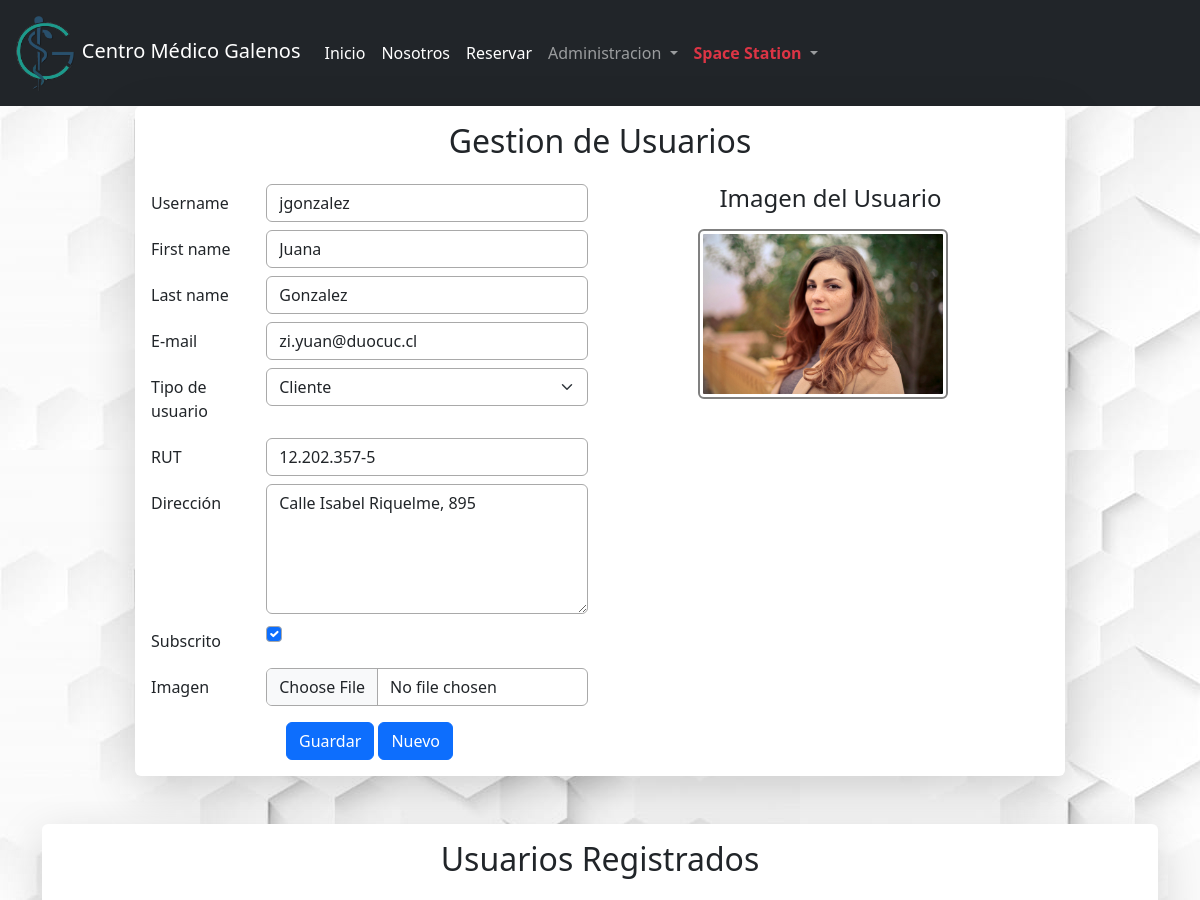
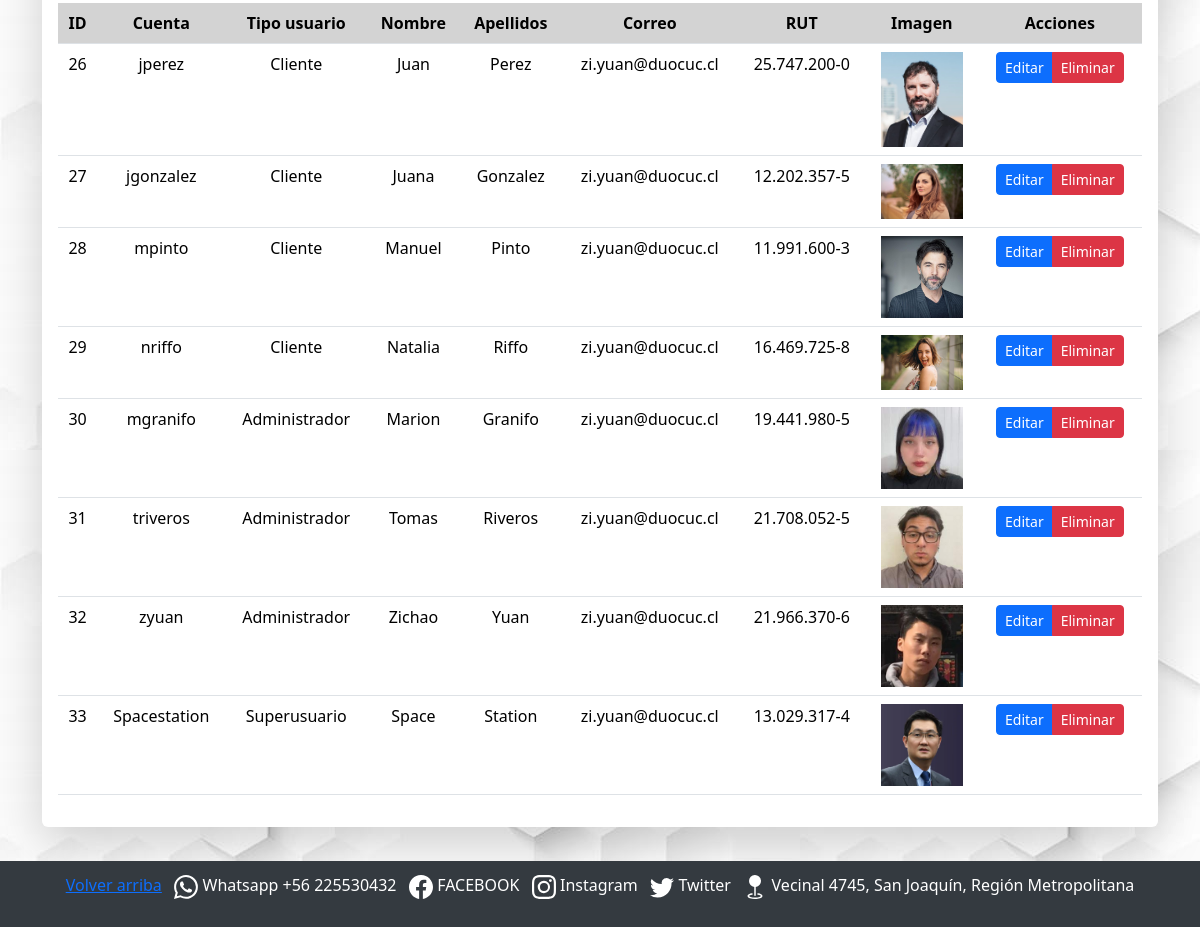
The app's page /usuarios/actualizar/27 (signed in) with its own data (2 pictures, top to bottom).
### core/models.py (models this page shows, shortened)
class Perfil(models.Model):
    USUARIO_CHOICES = [
        ('Cliente', 'Cliente'),
        ('Medico', 'Medico'),
        ('Administrador', 'Administrador'),
        ('Superusuario', 'Superusuario'),
    ]
    usuario = models.OneToOneField(User, on_delete=models.CASCADE)
    tipo_usuario = models.CharField(
        choices=USUARIO_CHOICES,
        max_length=50,
        blank=False,
        null=False,
        verbose_name='Tipo de usuario'
    )
    rut = models.CharField(max_length=15, blank=False, null=False, verbose_name='RUT')
    direccion = models.CharField(max_length=800, blank=False, null=False, verbose_name='Dirección')
    subscrito = models.BooleanField(default=False)
    imagen = models.ImageField(upload_to='perfiles/', blank=False, null=False, verbose_name='Imagen')
    class Meta:
        db_table = 'Perfil'
        verbose_name = "Perfil de usuario"
        verbose_name_plural = "Perfiles de usuarios"
        ordering = ['tipo_usuario']

### core/views.py (the view, shortened to what this page needs)
# urls.py: path('usuarios/<accion>/<id>', usuarios, name='usuarios'),
@user_passes_test(es_personal_autenticado_y_activo)
def usuarios(request, accion, id):
    usuario = User.objects.get(id=id) if int(id) > 0 else None
    perfil = usuario.perfil if usuario else None
    if request.method == 'GET':
        if accion == 'eliminar':
            eliminado, mensaje = eliminar_registro(User, id)
            messages.success(request, mensaje)
            return redirect(usuarios, 'crear', '0')
        else:
            form_usuario = UsuarioForm(instance=usuario)
            form_perfil = PerfilForm(instance=perfil)
    context = {
        'form_usuario': form_usuario,
        'form_perfil': form_perfil,
        'usuarios': User.objects.all(),
    }
    return render(request, 'core/usuarios.html', context)

### core/forms.py
class UsuarioForm(ModelForm):
   class Meta:
        model = User
        fields = ('username', 'first_name', 'last_name', 'email')
        labels = {
            'email': 'E-mail',
        }

class PerfilForm(ModelForm):
    class Meta:
        model = Perfil
        fields = ('tipo_usuario', 'rut', 'direccion', 'subscrito', 'imagen')
        widgets = {
            'direccion': forms.Textarea(attrs={'rows': 2}),
            'imagen': forms.FileInput(attrs={'style': 'displaynone;'}),
        }

### core/context_processors.py (called while the page is built, shortened)
def obtener_datos_usuario(request):
    first_name = ''
    last_name = ''
    if request.user.is_authenticated:
        usuario = User.objects.get(pk=request.user.pk)
        first_name = usuario.first_name
        last_name = usuario.last_name
    return first_name, last_name

def get_and_clean_session_variable(request, name):
    value = ''
    if name in request.session:
        value = request.session.get(name)
        request.session[name] = ''
    return value

def obtener_mensajes(request):
    html_messages = ''
    tipo_mensajes = []
    lista_mensajes = list(messages.get_messages(request))
    html_form_errors = get_and_clean_session_variable(request, 'backend_html_form_errors')
    titulo = html_form_errors != '' or len(lista_mensajes) > 1
    mensajes = SafeString(html_messages + html_form_errors)
    tipo_mensaje = ''
    if html_form_errors != '' or 'error' in tipo_mensajes:
        tipo_mensaje = 'error'
    elif 'success' in tipo_mensajes:
        tipo_mensaje = 'success'
    elif 'info' in tipo_mensajes:
        tipo_mensaje = 'info'
    return mensajes, tipo_mensaje

def global_render(request):
    first_name, last_name = obtener_datos_usuario(request)
    mensajes, tipo_mensaje = obtener_mensajes(request)
    return {
        'first_name': first_name,
        'last_name': last_name,
        'backend_messages': mensajes,
        'backend_message_type': tipo_mensaje,
    }

### core/templatetags/custom_filters.py (called while the page is built)
@register.filter(is_safe=True)
def as_bootstrap_form(form, args=''):
    form_html = ''
    for field in form:
        form_html += as_bootstrap_field(field, args)
    return SafeString(form_html)

### core/views.py (called while the page is built)
def es_personal_autenticado_y_activo(user):
    return (user.is_staff or user.is_superuser) and user.is_authenticated and user.is_active

### core/templates/core/usuarios.html (shortened to what this page needs)
{% extends 'core/base.html' %}
{% load static %}
{% load custom_filters %}
{% block content %}
<div class="container">
  <div class="col-12 col-md-12 col-lg-10 mx-auto">
    <div class="card border-0 shadow-lg">
      <div class="card-body">
        <h2 class="card-title text-center mb-4">Gestion de Usuarios</h2>
        <form id="form-usuarios" method="POST" enctype="multipart/form-data">
          <div class="row">
            <div class="col-md-6">
              <div class="mb-3">
                {{ form_usuario|as_bootstrap_form }}
                {{ form_perfil|as_bootstrap_form }}
              </div>
              <div class="text-center">
                <button type="submit" class="btn btn-primary btn-md">Guardar</button>
                <a href="{% url 'usuarios' 'crear' '0' %}" class="btn btn-primary btn-md">Nuevo</a>
              </div>
            </div>
            <div class="col-md-6">
              <div class="mb-3 text-center">
                <h4 class="mb-3">Imagen del Usuario</h4>
                {% if form_perfil.imagen.value %}
                  <img id="cuadro-imagen" src="/media/{{ form_perfil.imagen.value }}" class="img-thumbnail me-3" style="max-width: 250px; height: auto; object-fit: cover;">
                {% else %}
                  <img id="cuadro-imagen" src="{% static 'core/img/sin-imagen.png' %}" class="img-thumbnail me-3" style="max-width: 250px; height: auto; object-fit: cover;">
                {% endif %}
              </div>
            </div>
          </div>
        </form>
      </div>
    </div>
  </div>
</div>
<div class="container mt-5">
  <div class="row justify-content-center">
    <div class="col-12">
      <div class="card border-0 shadow-lg card-usuarios-registrados">
        <div class="card-body">
          <h2 class="text-center mb-4">Usuarios Registrados</h2>
          <div class="table-responsive">
            <table id="tabla-principal" class="table table-hover text-center">
              <thead>
                <tr>
                  <th>ID</th>
                  <th>Cuenta</th>
                  <th>Tipo usuario</th>
                  <th>Nombre</th>
                  <th>Apellidos</th>
                  <th>Correo</th>
                  <th>RUT</th>
                  <th>Imagen</th>
                  <th>Acciones</th>
                </tr>
              </thead>
              <tbody>
                {% for usuario in usuarios %}
                <tr>
                  <td>{{usuario.id}}</td>
                  <td>{{usuario.username }}</td>
                  <td>{{usuario.perfil.tipo_usuario}}</td>
                  <td>{{usuario.first_name}}</td>
                  <td>{{usuario.last_name }}</td>
                  <td>{{usuario.email }}</td>
                  <td>{{usuario.perfil.rut}}</td>
                  <td>
                    {% if usuario.perfil.imagen %}
                      <img src="/media/{{ usuario.perfil.imagen }}" class="usuario-sm img-fluid" style="max-width: 100px;" alt="">
                    {% else %}
                      <img src="{% static 'core/img/sin-imagen.png' %}" class="usuario-sm img-fluid" style="max-width: 100px;" alt="Sin imagen">
                    {% endif %}
                  </td>
                  <td>
                    <div class="btn-group">
                      <a href="{% url 'usuarios' 'actualizar' usuario.id %}" class="btn btn-primary btn-sm">Editar</a>
                      <a href="{% url 'usuarios' 'eliminar' usuario.id %}" class="btn btn-danger btn-sm">Eliminar</a>
                    </div>
                  </td>
                </tr>
                {% endfor %}
              </tbody>
            </table>
          </div>
        </div>
      </div>
    </div>
  </div>
</div>
{% endblock content %}
{% block script %}
<link rel="stylesheet" href="{% static 'core/css/nosotros.css' %}">
{% endblock script %}

### core/templates/core/base.html (shortened to what this page needs)
{% load static %}
<!DOCTYPE html>
<html lang="es">
<head>
    <link rel="stylesheet" href="https://cdnjs.cloudflare.com/ajax/libs/font-awesome/6.5.2/css/all.min.css"
 />
    <link type="text/css" rel="stylesheet" href="https://cdn.jsdelivr.net/npm/bootstrap@5.3.0/dist/css/bootstrap.min.css" />
    <link type="text/css" rel="stylesheet" href="https://cdn.datatables.net/1.13.4/css/dataTables.bootstrap5.min.css" />
    <link type="text/css" rel="stylesheet" href="https://cdnjs.cloudflare.com/ajax/libs/animate.css/4.1.1/animate.min.css" />
    <link type="text/css" rel="stylesheet" href="{% static 'core/css/style.css' %}">
    <link type="text/css" rel="stylesheet" href="{% static 'core/css/page-layout.css' %}">
    <link rel="stylesheet" href="{% static 'core/css/base.css' %}">
    <link
      href="https://cdn.jsdelivr.net/npm/bootstrap@5.3.3/dist/css/bootstrap.min.css"
      rel="stylesheet"
/>
</head>
<body class="main-body">
  <header id="header">
    <nav class="navbar navbar-expand-lg navbar-dark bg-dark">
      <div class="container-fluid">
        <a class="navbar-brand" href="{% url 'inicio' %}">
            <img class="logo" src="{% static 'core/img/galenos.png' %}" style="height: 80px" alt="" /> Centro Médico Galenos
          </a>
        <div class="collapse navbar-collapse" id="navbarSupportedContent">
          <ul class="navbar-nav me-auto mb-2 mb-lg-0">
            <li class="nav-item">
              <a class="nav-link active" aria-current="page" href="{% url 'inicio' %}"> Inicio </a>
            </li>
            <li class="nav-item">
              <a class="nav-link active" aria-current="page" href="{% url 'nosotros' %}"> Nosotros </a>
            </li>
            <li class="nav-item">
              <a class="nav-link active" aria-current="page" href="{% url 'reservar_cita' %}"> Reservar </a>
            </li>
            {% if user.is_authenticated and user.is_staff and user.is_active or user.is_authenticated and user.is_superuser and user.is_active %}
              <li class="nav-item dropdown">
                <a class="nav-link dropdown-toggle" href="#" role="button" data-bs-toggle="dropdown"
                    aria-expanded="false">
                  Administracion
                </a>
              </li>
            {% endif %}
            {% if user.is_authenticated %}
              <li class="nav-item dropdown">
                <a class="nav-link dropdown-toggle" href="#" role="button" data-bs-toggle="dropdown"
                    aria-expanded="false" href="{% url 'ingresar' %}">
                  {% if user.is_superuser %}
                    <span class="text-danger fw-bold">
                  {% elif user.is_staff %}
                    <span class="text-success fw-bold">
                  {% else %}
                    <span>
                  {% endif %}
                    {{ first_name }} {{ last_name }}
                  </span>
                </a>
                  {% endif %}
              </li>
          </ul>
        </div>
      </div>
    </nav>
  <div class="content m-0 pagelayout-2">
    {% block content %}
    {% endblock content %}
  </div>
  <footer>
    <div>
      <p>
        <a href="#">Volver arriba</a>
        Whatsapp +56 225530432
        &nbsp;
        FACEBOOK
        &nbsp;
        Instagram
        &nbsp;
        Twitter
        &nbsp;
        Vecinal 4745, San Joaquín, Región Metropolitana
      </p>
    </div>
  </footer>
    {% block script %}
    {% endblock script %}
</body>
</html>

### core/static/core/css/style.css (style rules this page uses)
th { vertical-align: top; background-color: lightgray !important; }
input, textarea, select { border-color: darkgray !important; }
body { position: relative; padding-bottom: 100px; }

### core/static/core/css/base.css (style rules this page uses)
.usuario-sm { width: 82px; height: 70px; }
#cuadro-imagen { max-width: 236px; max-height: 199px; padding: 3px; border: 2px solid gray; }
#id_direccion { height: 130px; }
footer { width: 100%; background-color: #343a40; color: white; text-align: center; padding: 1%; position: fixed; bottom: 0; left: 0; }
footer svg { width: 1.5em; height: 1.5em; vertical-align: middle; margin: 0 0px; }
.content { margin-bottom: 10px; }

### core/static/core/css/nosotros.css (style rules this page uses)
body { background-image: url('/static/core/img/nosotros.jpg'); }

### records on screen
Perfil: tipo_usuario "Cliente", rut "12.202.357-5", direccion "Calle Isabel Riquelme, 895", subscrito "☑", imagen.value (picture)

### other values on screen
{{ first_name }} "Space"
{{ last_name }} "Station"
{{ usuario.id }} "26"
{{ usuario.username }} "jperez"
{{ usuario.perfil.tipo_usuario }} "Cliente"
{{ usuario.first_name }} "Juan"
{{ usuario.last_name }} "Perez"
{{ usuario.email }} "zi.yuan@duocuc.cl"
{{ usuario.perfil.rut }} "25.747.200-0"
{{ usuario.id }} "27"
{{ usuario.username }} "jgonzalez"
{{ usuario.first_name }} "Juana"
{{ usuario.last_name }} "Gonzalez"
{{ usuario.perfil.rut }} "12.202.357-5"
{{ usuario.id }} "28"
